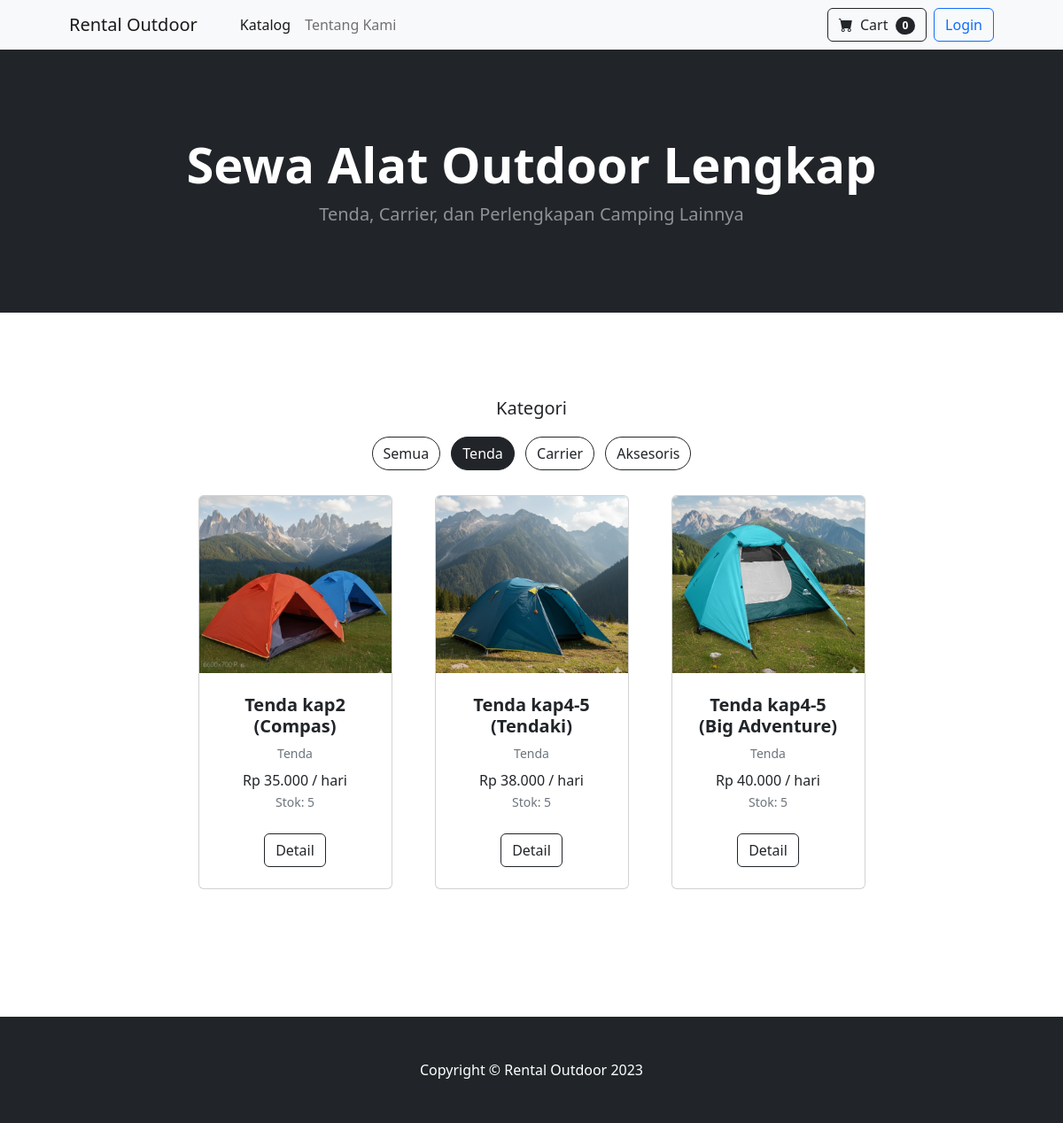
Screenshot of /ecommerce/index.php?category_id=1 with the database file from the repository.
### tables this page shows
CREATE TABLE IF NOT EXISTS categories (
    id INT AUTO_INCREMENT PRIMARY KEY,
    name VARCHAR(100) NOT NULL,
    description TEXT
);

CREATE TABLE IF NOT EXISTS products (
    id INT AUTO_INCREMENT PRIMARY KEY,
    category_id INT NOT NULL,
    name VARCHAR(100) NOT NULL,
    description TEXT,
    price_per_day DECIMAL(10, 2) NOT NULL,
    stock INT NOT NULL DEFAULT 0,
    image VARCHAR(255),
    status ENUM('active', 'inactive') DEFAULT 'active',
    created_at TIMESTAMP DEFAULT CURRENT_TIMESTAMP,
    updated_at TIMESTAMP DEFAULT CURRENT_TIMESTAMP ON UPDATE CURRENT_TIMESTAMP,
    FOREIGN KEY (category_id) REFERENCES categories(id) ON DELETE CASCADE
);

### public/ecommerce/index.php (the view, shortened to what this page needs)
<?php
require_once '../../config/db.php';
$stmt_cat = $pdo->query("SELECT * FROM categories");
$categories = $stmt_cat->fetchAll();
$category_id = isset($_GET['category_id']) ? $_GET['category_id'] : null;
$sql = "SELECT p.*, c.name as category_name FROM products p JOIN categories c ON p.category_id = c.id WHERE p.status = 'active'";
$params = [];
if ($category_id) {
    $sql .= " AND p.category_id = ?";
    $params[] = $category_id;
}
$sql .= " ORDER BY p.created_at DESC";
$stmt = $pdo->prepare($sql);
$stmt->execute($params);
$products = $stmt->fetchAll();
require_once '../../includes/shop_header.php';
?>
<div class="container mt-4 mb-5">
    <div class="row justify-content-center mb-4">
        <div class="col-md-10 text-center">
            <h5 class="mb-3">Kategori</h5>
            <a href="index.php" class="btn btn-<?php echo !$category_id ? 'dark' : 'outline-dark'; ?> m-1 rounded-pill">Semua</a>
            <?php foreach ($categories as $cat): ?>
                <a href="index.php?category_id=<?php echo $cat['id']; ?>" class="btn btn-<?php echo $category_id == $cat['id'] ? 'dark' : 'outline-dark'; ?> m-1 rounded-pill">
                    <?php echo htmlspecialchars($cat['name']); ?>
                </a>
            <?php endforeach; ?>
        </div>
    </div>
    <div class="row gx-4 gx-lg-5 row-cols-2 row-cols-md-3 row-cols-xl-4 justify-content-center">
        <?php if (empty($products)): ?>
            <div class="col-12 text-center">
                <p class="text-muted">Tidak ada produk di kategori ini.</p>
            </div>
        <?php else: ?>
            <?php foreach ($products as $product): ?>
            <div class="col mb-5">
                <div class="card h-100">
                    <?php if ($product['image']): ?>
                        <img class="card-img-top" src="/project-web-s5/web-rental-outdor/public/assets/uploads/products/<?php echo $product['image']; ?>" alt="..." style="height: 200px; object-fit: cover;" />
                    <?php else: ?>
                        <img class="card-img-top" src="https://dummyimage.com/450x300/dee2e6/6c757d.jpg" alt="..." />
                    <?php endif; ?>
                    <div class="card-body p-4">
                        <div class="text-center">
                            <h5 class="fw-bolder"><?php echo htmlspecialchars($product['name']); ?></h5>
                            <div class="small text-muted mb-2"><?php echo htmlspecialchars($product['category_name']); ?></div>
                            Rp <?php echo number_format($product['price_per_day'], 0, ',', '.'); ?> / hari
                            <br>
                            <small class="text-muted">Stok: <?php echo $product['stock']; ?></small>
                        </div>
                    </div>
                    <div class="card-footer p-4 pt-0 border-top-0 bg-transparent">
                        <div class="text-center"><a class="btn btn-outline-dark mt-auto" href="product_detail.php?id=<?php echo $product['id']; ?>">Detail</a></div>
                    </div>
                </div>
            </div>
            <?php endforeach; ?>
        <?php endif; ?>
    </div>
</div>
<?php
require_once '../../includes/shop_footer.php';
?>

### rows the page displays
categories: name "Tenda"
categories: name "Carrier"
categories: name "Aksesoris"
products: image (picture), name "Tenda kap2 (Compas)", category.name "Tenda", price_per_day "35.000", stock "5"
products: image (picture), name "Tenda kap4-5 (Tendaki)", category.name "Tenda", price_per_day "38.000", stock "5"
products: image (picture), name "Tenda kap4-5 (Big Adventure)", category.name "Tenda", price_per_day "40.000", stock "5"
